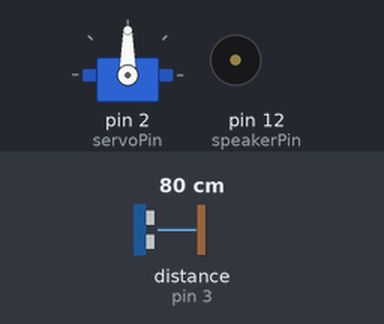
Bench run of a sketch on a simulated Arduino Uno, built with avr-gcc and run on an emulated ATmega328P. On the bench: servo, buzzer (waves = sounding, pin HIGH). Wiring (inferred from the names in the program): ultrasonic range finder: trigger pin 4; echo pin 3. Inputs (shaded band) come from the test bench; at power-on: distance to the obstacle (sensor on pin 3) 80 cm. The echo pulse lasts 58.3 µs per cm; pins used as bus, display or sensor lines are not drawn.

Above: at 1.2 s.
1.3 s: distance to the obstacle (sensor on pin 3) set to 32 cm
2.8 s: distance to the obstacle (sensor on pin 3) set to 27 cm
At 3.6 s:
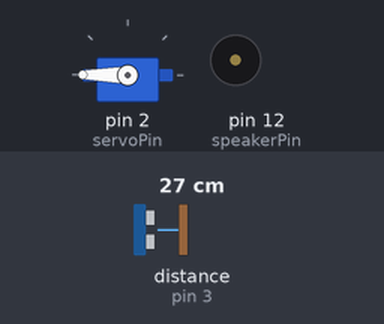
5.8 s: distance to the obstacle (sensor on pin 3) set to 35 cm
At 6.3 s:
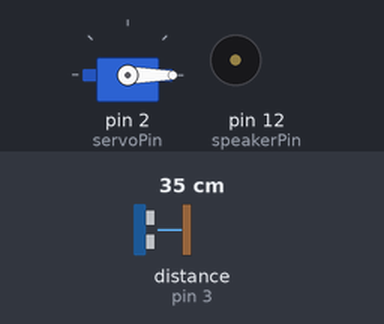
7.3 s: distance to the obstacle (sensor on pin 3) set to 2 cm
At 8.7 s:
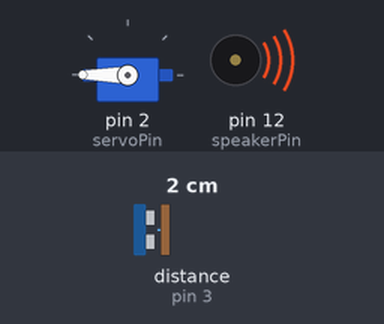
Timing chart, 0 to 11.3 s (numbered marks = the images above; inputs shaded):
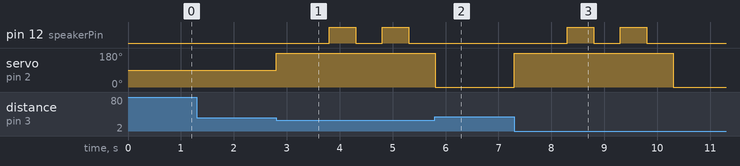

The sketch:

menghidupkanLED123_.ino
```cpp
#include <Servo.h>

const int trigPin = 4;
const int echoPin = 3;
const int servoPin = 2;
const int speakerPin = 12;

Servo myservo;
int pos = 0;

void setup() {
  pinMode(trigPin, OUTPUT);
  pinMode(echoPin, INPUT);
  myservo.attach(servoPin);
  pinMode(speakerPin, OUTPUT);
  Serial.begin(57600);
}

void loop() {
  long duration, distance;
  digitalWrite(trigPin, LOW);
  delayMicroseconds(2);
  digitalWrite(trigPin, HIGH);
  delayMicroseconds(10);
  digitalWrite(trigPin, LOW);
  duration = pulseIn(echoPin, HIGH);
  distance = (duration / 2) / 29.1;

  if (distance < 30) {
    myservo.write(180);
    delay(1000);
    digitalWrite(speakerPin, HIGH);
    delay(500);
    digitalWrite(speakerPin, LOW);
    delay(500);
    digitalWrite(speakerPin, HIGH);
    delay(500);
    digitalWrite(speakerPin, LOW);
    delay(500);
    myservo.write(0);
    delay(1000);
  }
}
```

Measured:
- the behaviour switches between 30 and 29 cm on distance to the obstacle (sensor on pin 3) (found by bisection; images 0 and 1)
- after the input at 1.3 s, every drawn part: stays the same
- after the input at 2.8 s, pin 12 (speakerPin): alternates HIGH for 0.50 s and LOW for 0.50 s, starting after 1.0 s; servo on pin 2 (servoPin): 90° → 180° at once
- after the input at 5.8 s, servo on pin 2 (servoPin): goes on until 5.8 s, then stays 0°
- after the input at 7.3 s, pin 12 (speakerPin): alternates HIGH for 0.50 s and LOW for 0.50 s, 4 changes in all, then stays LOW, starting after 1.0 s; servo on pin 2 (servoPin): 0° → 180° at once, → 0° 3.0 s later
